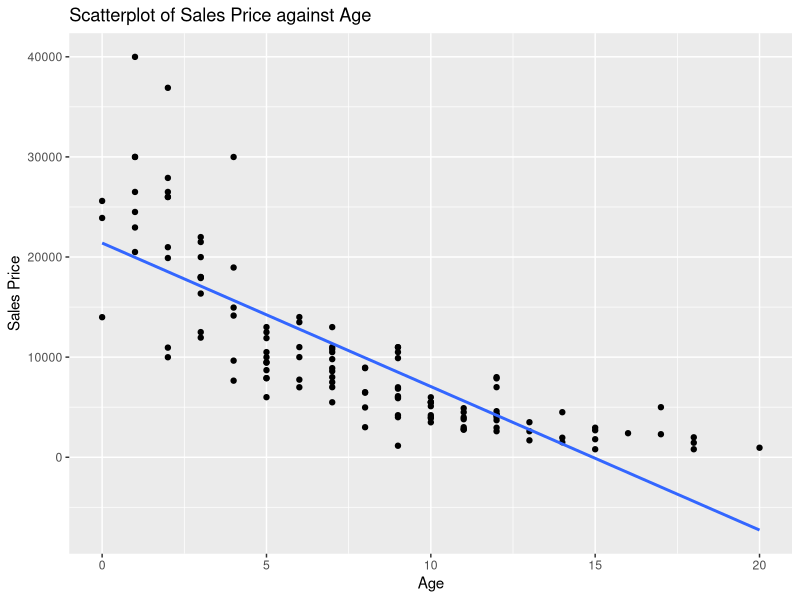
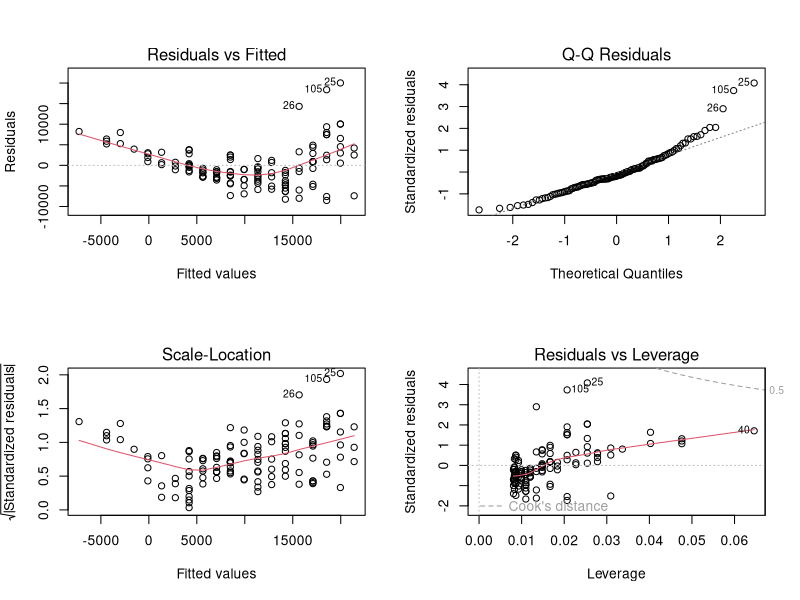

The R script that drew these images, in order: (Note: this script raises an error after producing the figures.)
#############
##Example 1##
#############
## store data file with the variable name Data
Data<-read.table("mazda.txt", header=TRUE, sep="")

#####################################
##Scatterplot for model diagnostics##
#####################################

library(tidyverse)

##scatterplot, and overlay regression line
ggplot2::ggplot(Data, aes(x=Age,y=Price))+
  geom_point()+
  geom_smooth(method = "lm", se=FALSE)+
  labs(x="Age", y="Sales Price", title="Scatterplot of Sales Price against Age")

#######################################
##Residual plot for model diagnostics##
#######################################

result<-lm(Price~Age, data=Data)
par(mfrow = c(2, 2))
plot(result)

##notice fanning out pattern. Need to transform y.

##########################
##Box Cox to transform y##
##########################

library(MASS) ##to use boxcox function
MASS::boxcox(result)

##adjust lambda for better visualization. Choose lambda between -0.5 and 0.5
MASS::boxcox(result, lambda = seq(-0.5, 0.5, 1/10)) 


##transform y and then regress ystar on x
ystar<-log(Data$Price)
Data<-data.frame(Data,ystar)
result.ystar<-lm(ystar~Age, data=Data)
par(mfrow = c(2, 2))
plot(result.ystar)

##Looks good. No need for any more transformations on x or y

##If you want, can produce Box Cox plot. 

##Print out regression coefficients. Can interpret since we used log

result.ystar

#########################
##ACF Plot of residuals##
#########################

acf(result.ystar$residuals, main="ACF Plot of Residuals with ystar")
